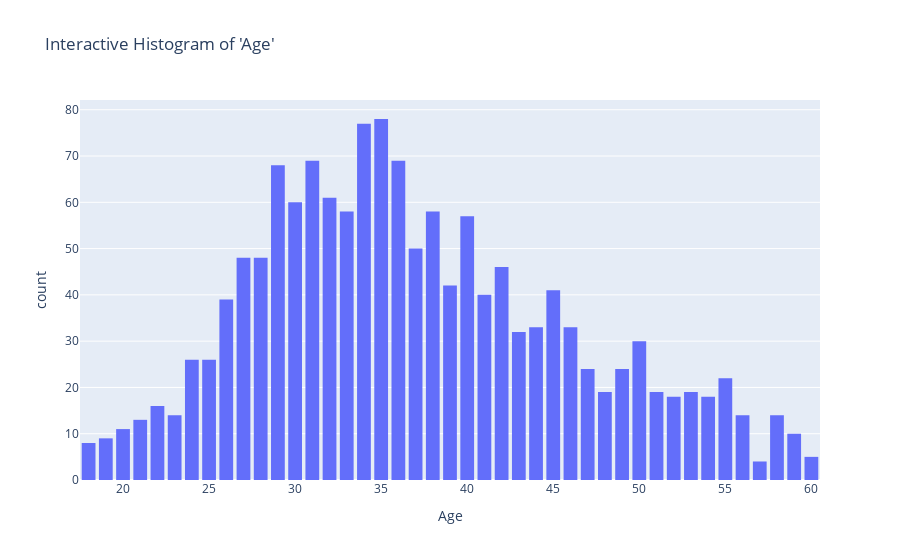

Notebook code cell kept with this figure:
### Code cell
gph=visualize_preprocessing(df, target='Attrition', show_pairplot=False)  # Replace 'target_column_name' with your actual target column name

### Figure 1 — Plotly figure (JSON) as saved in the notebook; plotly's stock layout.template omitted (floating-point values rounded to 4 significant figures; data arrays with more than 128 entries replaced by an {"elided": "..."} marker saying what was removed)
{"data": [{"bingroup": "x", "hovertemplate": "Age=%{x}<br>count=%{y}<extra></extra>", "legendgroup": "", "marker": {"color": "#636efa", "pattern": {"shape": ""}}, "name": "", "orientation": "v", "showlegend": false, "type": "histogram", "x": {"elided": "1470 int values"}, "xaxis": "x", "yaxis": "y"}], "layout": {"bargap": 0.2, "barmode": "relative", "legend": {"tracegroupgap": 0}, "title": {"text": "Interactive Histogram of 'Age'"}, "xaxis": {"anchor": "y", "domain": [0, 1], "title": {"text": "Age"}}, "yaxis": {"anchor": "x", "domain": [0, 1], "title": {"text": "count"}}}}
